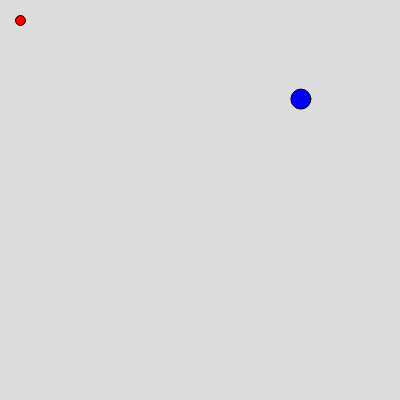
Frame 1 (no input)
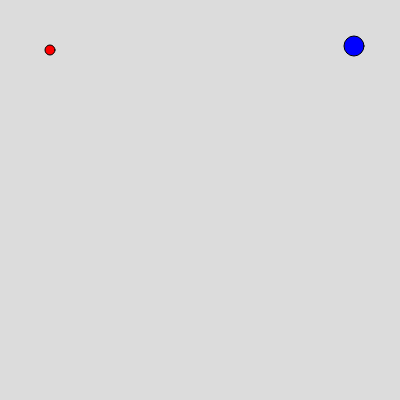
Frame 60 (no input)
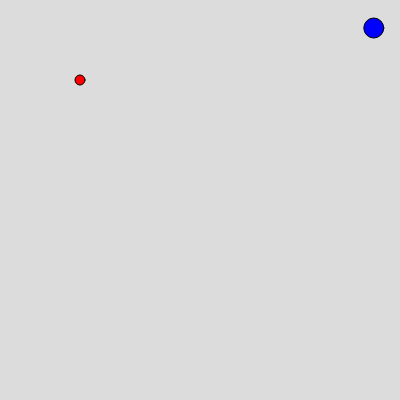
Frame 120 (the mouse pressed at the canvas centre since frame 60)

The p5.js sketch that drew these frames (run headless with seeded random() and noise() and a simulated clock; from frame 60 on, the mouse is pressed at the canvas centre):

// p5.js sketch
// ── sketch.js
let ball1,ball2;

function setup() {
  createCanvas(400, 400);
  ball1 = new Ball(20,20,10,0.5,0.5,"red");
  ball2 = new Ball(300,100,20,0.9,-0.9,"blue");
}

function draw() {
  background(220);
  ball1.draw();
  ball2.draw();
}

class Ball {
  
  constructor(xpos,ypos,w,dx,dy,ccolor){
    this.xpos = xpos;
    this.ypos = ypos;
    this.w = w;
    this.dx = dx;
    this.dy = dy;
    this.color = ccolor;
  }
  
  draw(){
  this.move(this.dx,this.dy);
  fill(this.color);
  circle(this.xpos,this.ypos,this.w);
  }
  
  move(){
    if((this.xpos+(this.w)/2)>=400 ||(this.xpos-(this.w)/2)<=0){
      this.dx=-this.dx;
    }
    if((this.ypos+(this.w)/2)>=400 || (this.ypos-(this.w)/2)<=0){
      this.dy=-this.dy;
    }
    
    this.xpos += this.dx;
    this.ypos += this.dy;
  }
}
